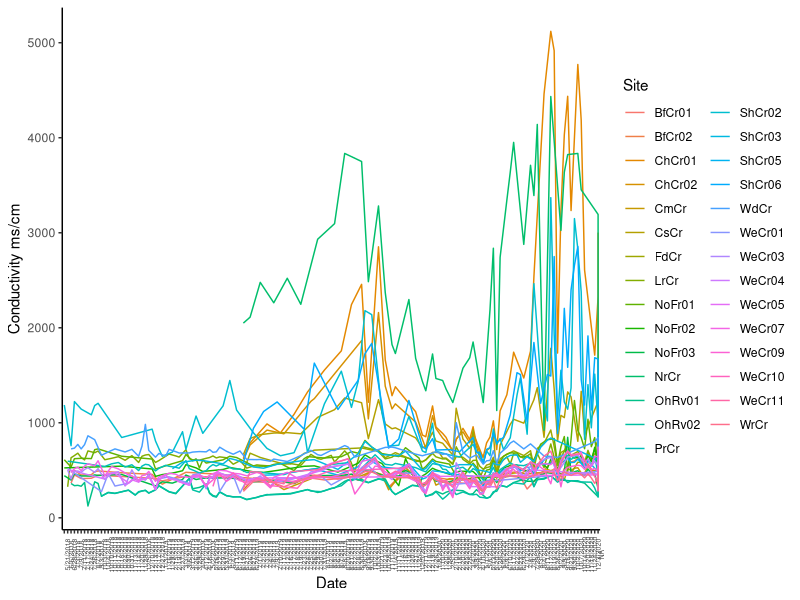
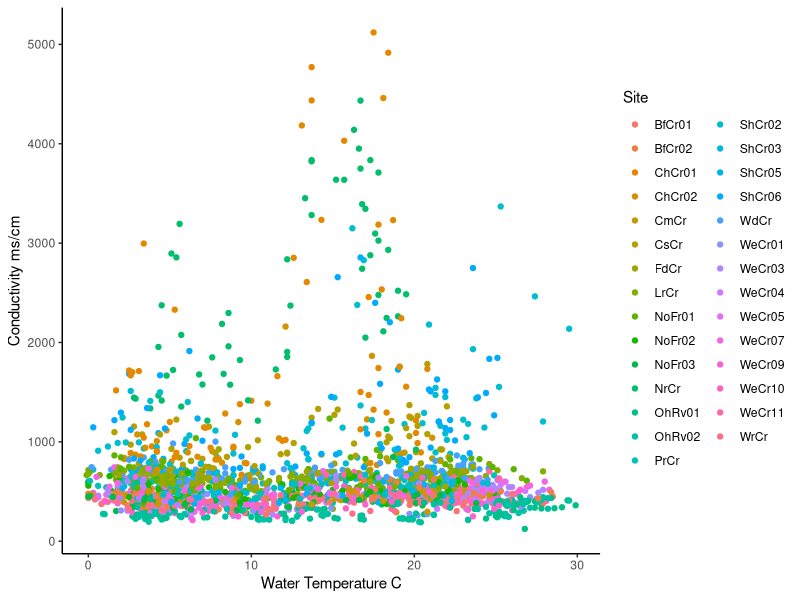
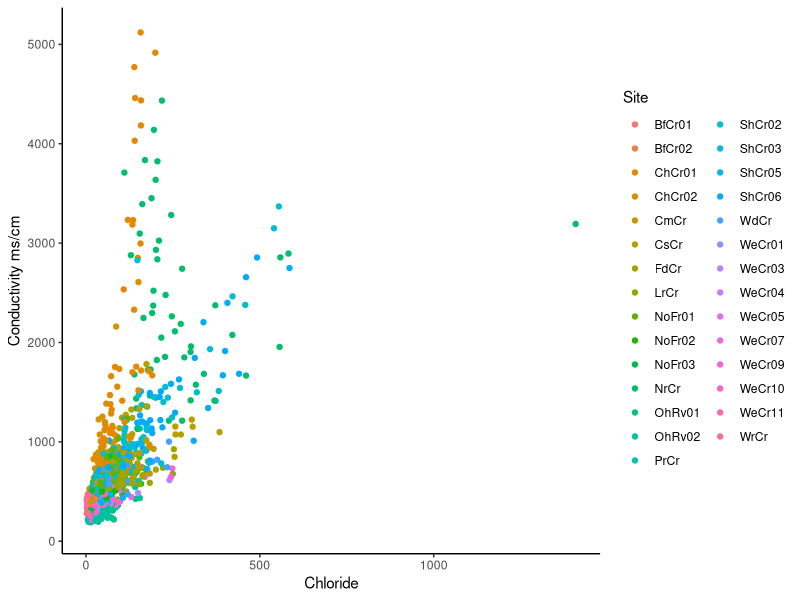
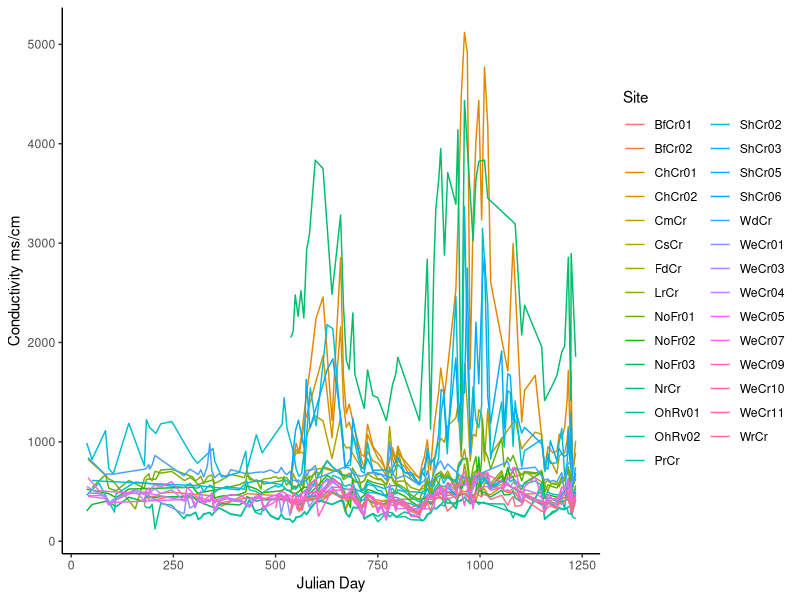
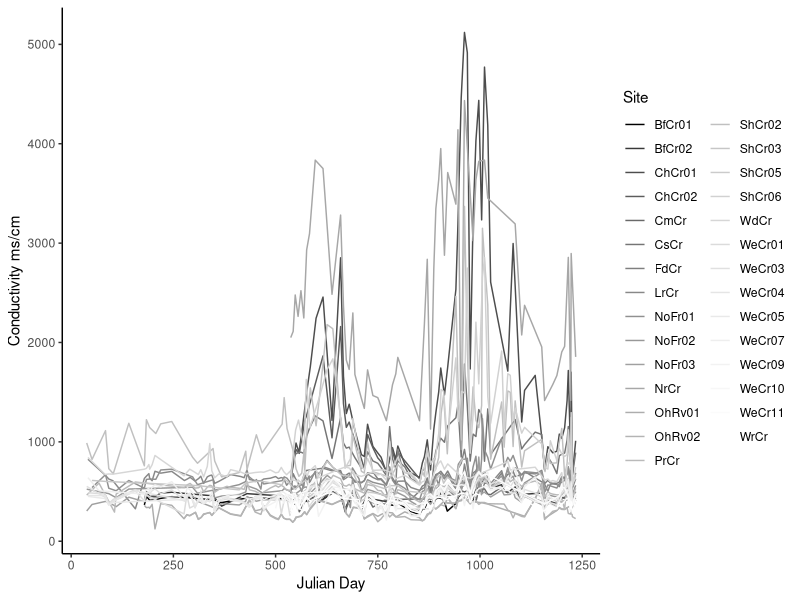
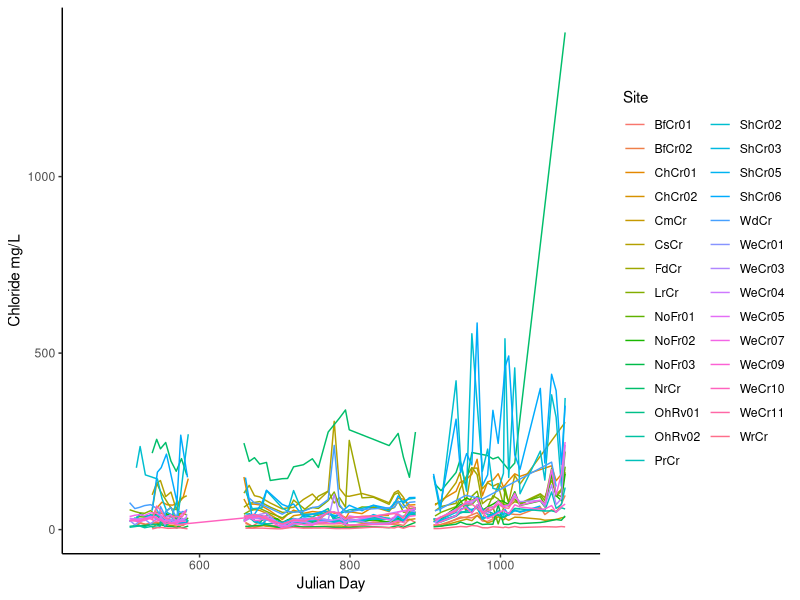
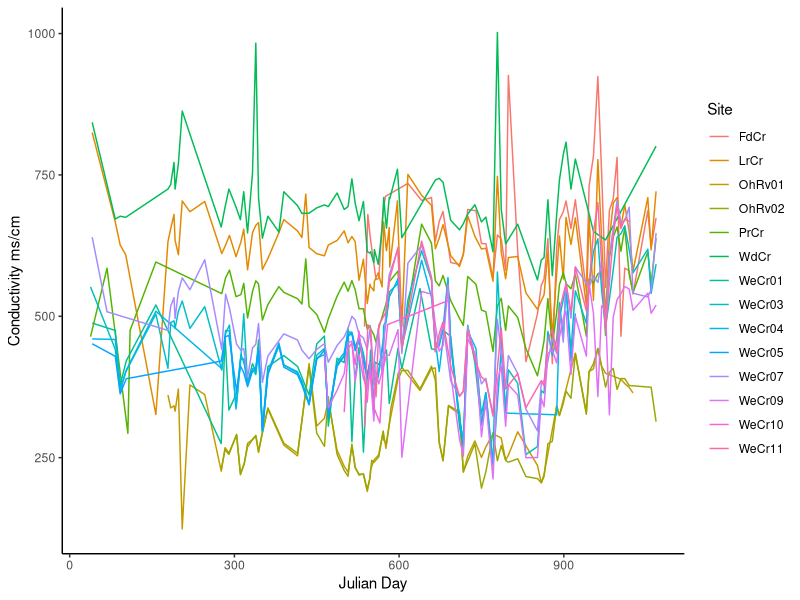
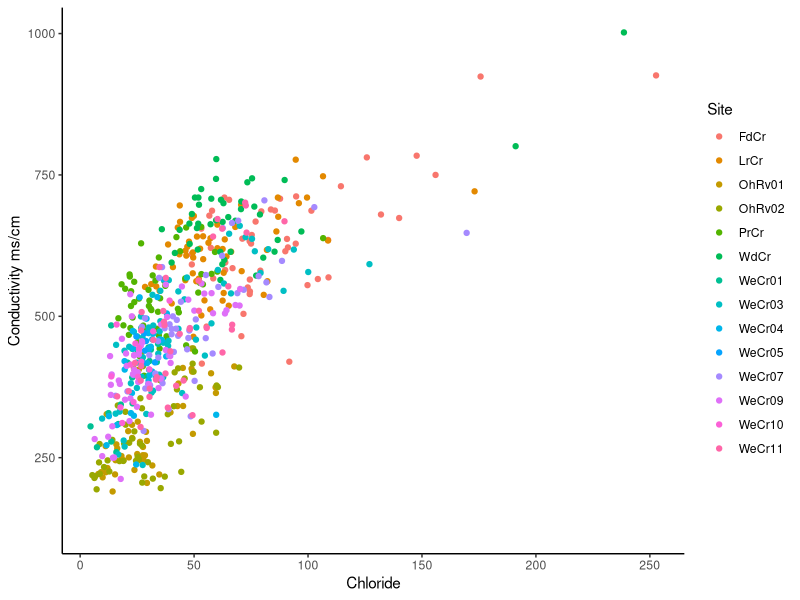

Reproduce these figures in R, in order.
## ---- chunk 1
waterchem2 <- read.csv("Water Chem.csv")

library(ggplot2)

## ---- chunk 2
levels(waterchem2$Date)
waterchem2$Date <- factor(waterchem2$Date, levels = c("2/7/18", "2/10/18", "2/20/18", "3/9/18","3/24/18","3/25/18", "4/2/18", "4/9/18", "4/12/18","4/13/18","4/16/18", "4/20/18", "5/21/2018", "6/6/2018", "6/28/2018", "7/3/2018", "7/9/2018", "7/11/2018", "7/17/2018",  "7/24/2018",  "7/26/2018", "8/7/2018", "9/3/2018", "10/3/2018", "10/4/2018", "10/10/2018", "10/11/2018", "10/17/2018", "10/18/2018", "10/24/2018",
"10/30/2018", "10/31/2018", "11/01/2018", "11/05/2018", "11/07/2018", "11/08/2018", "11/13/2018", "11/14/2018", "11/20/2018", "11/29/2018",  "12/5/2018", "12/10/2018", "12/13/2018", "12/17/2018", "12/27/2018",  "1/3/2019", "1/16/2019", "1/29/2019", "2/15/2019",  "2/19/2019", "2/27/2019", "3/3/2019", "3/6/2019", "3/12/2019", "3/26/2019", "3/29/2019", "4/9/2019",  "4/12/2019", "4/16/2019", "5/2/2019", "5/16/2019", "5/22/2019", "5/29/2019",  "5/31/2019", "6/3/2019", "6/4/2019", "6/11/2019",  "6/12/2019",  "6/19/2019","6/21/2019",  "6/26/2019", "6/27/2019",  "6/28/2019", "7/1/2019",  "7/2/2019", "7/3/2019",  "7/4/2019", "7/8/2019", "7/9/2019", "7/10/2019", "7/11/2019",  "7/12/2019",  "7/16/2019", "7/17/2019",  "7/18/2019",  "7/19/2019",   "7/23/2019",  "7/24/2019",  "7/25/2019",  "7/26/2019",  "7/29/2019",  "7/30/2019",  "7/31/2019", "8/1/2019",   "8/2/2019", "8/5/2019",   "8/6/2019", "8/7/2019",   "8/8/2019", "8/20/2019",  "8/21/2019", "8/22/2019",  "8/28/2019",  "8/30/2019", "9/8/2019", "9/18/2019", "9/30/2019", "10/2/2019", "10/3/2019", "10/21/2019", "10/23/2019", "10/28/2019", "11/1/2019", "11/4/2019", "11/11/2019",  "11/13/2019","11/14/2019", "11/16/2019", "11/19/2019","11/20/2019", "11/21/2019",  "11/25/2019", "12/5/2019","12/11/2019", "12/18/2019", "12/19/2019", "12/26/2019",   
 "1/8/2020", "1/10/2020", "1/20/2020","1/28/2020", "2/5/2020", "2/10/2020", "2/18/2020", "2/20/2020",  "2/25/2020", "2/28/2020", "3/4/2020", "3/9/2020", "3/26/2020", "4/10/2020", "5/1/2020", "5/8/2020", "5/13/2020", "5/20/2020", "5/28/2020", "6/5/2020", "6/9/2020", "6/10/2020", "6/17/2020", "6/22/2020", "6/23/2020", "6/29/2020", "7/1/2020", "7/8/2020", "7/9/2020", "7/29/2020", "8/3/2020", "8/4/2020", "8/11/2020", "8/12/2020", "8/19/2020", "8/26/2020", "9/2/2020", "9/9/2020", "9/16/2020", "9/23/2020", "9/30/2020", "10/2/2020", "10/7/2020", "10/14/2020", "10/20/2020", "11/18/2020", "11/24/2020", "12/3/2020"))

ggplot(waterchem2,aes(x = Date ,y = Conductivity, colour = Site, group = Site)) + 
  geom_line() +
  theme_classic() +
  theme(axis.text.x = element_text(angle = 90)) +
  theme(axis.text.x = element_text(size=5)) +
  labs(y = "Conductivity ms/cm", x = "Date")

ggplot(waterchem2,aes(x = Water.Temp ,y = Conductivity, colour = Site, group = Site)) + 
  geom_point() +
  theme_classic() +
  labs(y = "Conductivity ms/cm", x = "Water Temperature C")

ggplot(waterchem2,aes(x = Chloride ,y = Conductivity, colour = Site, group = Site)) + 
  geom_point() +
  theme_classic() +
  labs(y = "Conductivity ms/cm", x = "Chloride")

## ---- chunk 3

ggplot(waterchem2,aes(x = Julian.Day ,y = Conductivity, colour = Site, group = Site)) + 
  geom_line() +
  theme_classic() +
  labs(y = "Conductivity ms/cm", x = "Julian Day")

ggplot(waterchem2,aes(x = Julian.Day ,y = Conductivity, colour = Site, group = Site)) + 
  geom_line() +
  theme_classic() +
  scale_colour_grey(start = 0, end = 1) +
  labs(y = "Conductivity ms/cm", x = "Julian Day")

ggplot(waterchem2,aes(x = Julian.Day ,y = Chloride, colour = Site, group = Site)) + 
  geom_line() +
  theme_classic() +
  xlim(450,1100) +
  labs(y = "Chloride mg/L", x = "Julian Day")
## ---- chunk 4
WeCr <- read.csv("WeCr.csv")

ggplot(WeCr,aes(x = Julian.Day ,y = Conductivity, colour = Site, group = Site)) + 
  geom_line() +
  theme_classic() +
  labs(y = "Conductivity ms/cm", x = "Julian Day")

ggplot(WeCr,aes(x = Chloride ,y = Conductivity, colour = Site, group = Site)) + 
  geom_point() +
  theme_classic() +
  labs(y = "Conductivity ms/cm", x = "Chloride")

ggplot(WeCr,aes(x = Julian.Day ,y = Chloride, colour = Site, group = Site)) + 
  geom_line() +
  theme_classic() +
  xlim(450,1100) +
  labs(y = "Chloride mg/L", x = "Julian Day")
## ---- chunk 5
NfSh <- read.csv("NfSh.csv")

ggplot(NfSh,aes(x = Julian.Day ,y = Conductivity, colour = Site, group = Site)) + 
  geom_line() +
  theme_classic() +
  labs(y = "Conductivity ms/cm", x = "Julian Day")

ggplot(NfSh,aes(x = Chloride ,y = Conductivity, colour = Site, group = Site)) + 
  geom_point() +
  theme_classic() +
  labs(y = "Conductivity ms/cm", x = "Chloride")

ggplot(NfSh,aes(x = Julian.Day ,y = Chloride, colour = Site, group = Site)) + 
  geom_line() +
  theme_classic() +
  xlim(450,1100) +
  labs(y = "Chloride mg/L", x = "Julian Day")
## ---- chunk 6
BfCr <- read.csv("BfCr.csv")

ggplot(BfCr,aes(x = Julian.Day ,y = Conductivity, colour = Site, group = Site)) + 
  geom_line() +
  theme_classic() +
  labs(y = "Conductivity ms/cm", x = "Julian Day")

ggplot(BfCr,aes(x = Chloride ,y = Conductivity, colour = Site, group = Site)) + 
  geom_point() +
  theme_classic() +
  labs(y = "Conductivity ms/cm", x = "Chloride")

ggplot(BfCr,aes(x = Julian.Day ,y = Chloride, colour = Site, group = Site)) + 
  geom_line() +
  theme_classic() +
  xlim(450,1100) +
  labs(y = "Chloride mg/L", x = "Julian Day")
## ---- chunk 7
AMDs <- read.csv("AMDs.csv")

ggplot(AMDs,aes(x = Julian.Day ,y = Conductivity, colour = Site, group = Site)) + 
  geom_line() +
  theme_classic() +
  labs(y = "Conductivity ms/cm", x = "Julian Day")

ggplot(AMDs,aes(x = Chloride ,y = Conductivity, colour = Site, group = Site)) + 
  geom_point() +
  theme_classic() +
  labs(y = "Conductivity ms/cm", x = "Chloride")

ggplot(AMDs,aes(x = Julian.Day ,y = Chloride, colour = Site, group = Site)) + 
  geom_line() +
  theme_classic() +
  xlim(450,1100) +
  labs(y = "Chloride mg/L", x = "Julian Day")
## ---- chunk 8
#Conductivity
spc19 <-c(399.7363636, 421.6 ,1358.454545 ,378.7833333 ,958.8181818
         ,631.725 ,600.8315789 ,628.2538462 ,531.34 ,423.4416667 ,2706.181818
         ,282.3666667 ,293.0736842 ,502.0769231 ,1128.615385
         ,605.42 ,504.4857143 ,1193.111111 ,664.6111111 ,462.5578947 ,437.9692308
         ,482.24 ,388.5 ,463.68 ,396.725)
spc20 <-c(421.6571429 ,506.1384615 ,2860.75 ,473.625
           ,1124.3125 ,685.3625 ,631.20625 ,702.21875 ,559.125
           ,464.3125 ,3356.692308 ,388.2833333 ,381.85 ,565.54375
           ,1412.5625 ,670.95 ,550.3533333 ,1496.0625 ,725.375
           ,544 ,460.14 ,562.06 ,472.30625 ,572.6928571 ,448.54)

t.test(spc19, spc20, alternative = "two.sided", var.equal = TRUE)

#Chloride
CL19 <-c(17.28333333 ,18.23 ,77.67875 ,11.812 ,101.3475 ,82.94714286
         ,43.37266667 ,31.503 ,36.315 ,9.618888889 ,207.86125 ,18.11285714 ,16.03071429
         ,28.39454545 ,125.146 ,34.34375 ,23.952 ,157.0814286 ,54.65 ,28.85933333
         ,29.87727273 ,40.82916667 ,26.05 ,42.23875 ,4.08)

CL20 <-c(26.83363636 ,34.674 ,124.0061538 ,26.783 ,118.5830769
         ,99.03461538 ,70.35076923 ,54.09461538 ,67.78769231
         ,19.75846154 ,183.099 ,44.252 ,44.18846154 ,42.12307692
         ,208.6246154 ,52.71142857 ,45.38307692 ,233.9761538
         ,75.108 ,58.66846154 ,39.07666667 ,62.6775
         ,43.85692308 ,57.11727273 ,7.076666667)

t.test(CL19, CL20, alternative = "two.sided", var.equal = TRUE)
